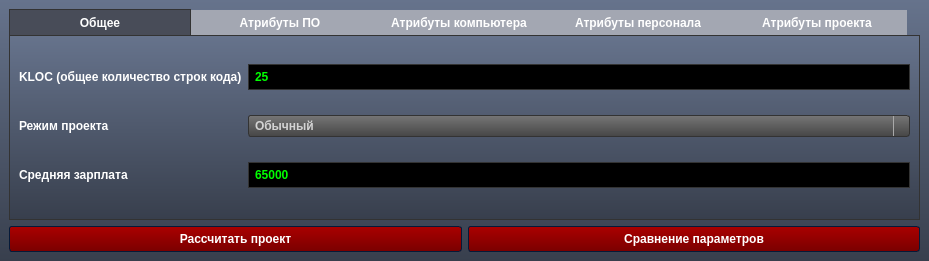
<?xml version="1.0" encoding="UTF-8"?>
<ui version="4.0">
 <class>MainWindow</class>
 <widget class="QMainWindow" name="MainWindow">
  <property name="geometry">
   <rect>
    <x>0</x>
    <y>0</y>
    <width>929</width>
    <height>261</height>
   </rect>
  </property>
  <property name="windowTitle">
   <string>COCOMO</string>
  </property>
  <property name="styleSheet">
   <string notr="true">/*Copyright (c) DevSec Studio. All rights reserved.

MIT License

Permission is hereby granted, free of charge, to any person obtaining a copy
of this software and associated documentation files (the &quot;Software&quot;), to deal
in the Software without restriction, including without limitation the rights
to use, copy, modify, merge, publish, distribute, sublicense, and/or sell
copies of the Software, and to permit persons to whom the Software is
furnished to do so, subject to the following conditions:

The above copyright notice and this permission notice shall be included in all
copies or substantial portions of the Software.

THE SOFTWARE IS PROVIDED *AS IS*, WITHOUT WARRANTY OF ANY KIND, EXPRESS OR
IMPLIED, INCLUDING BUT NOT LIMITED TO THE WARRANTIES OF MERCHANTABILITY,
FITNESS FOR A PARTICULAR PURPOSE AND NONINFRINGEMENT. IN NO EVENT SHALL THE
AUTHORS OR COPYRIGHT HOLDERS BE LIABLE FOR ANY CLAIM, DAMAGES OR OTHER
LIABILITY, WHETHER IN AN ACTION OF CONTRACT, TORT OR OTHERWISE, ARISING FROM,
OUT OF OR IN CONNECTION WITH THE SOFTWARE OR THE USE OR OTHER DEALINGS IN THE
SOFTWARE.
*/

/*-----QWidget-----*/
QWidget
{
	background-color: qlineargradient(spread:repeat, x1:1, y1:0, x2:1, y2:1, stop:0 rgba(102, 115, 140, 255),stop:1 rgba(56, 63, 77, 255));
	color: #ffffff;
	border-color: #051a39;

}


/*-----QLabel-----*/
QLabel
{
	background-color: transparent;
	color: #ffffff;
	font-weight: bold;

}


QLabel::disabled
{
	background-color: transparent;
	color: #898988;

}


/*-----QMenuBar-----*/
QMenuBar
{
	background-color: #484c58;
	color: #ffffff;
	border-color: #051a39;
	font-weight: bold;

}


QMenuBar::disabled
{
	background-color: #404040;
	color: #898988;
	border-color: #051a39;

}


QMenuBar::item
{
    background-color: transparent;

}


QMenuBar::item:selected
{
    background-color: #c4c5c3;
	color: #000000;
    border: 1px solid #000000;

}


QMenuBar::item:pressed
{
    background-color: #979796;
    border: 1px solid #000;
    margin-bottom: -1px;
    padding-bottom: 1px;

}


/*-----QMenu-----*/
QMenu
{
    background-color: #c4c5c3;
    border: 1px solid;
    color: #000000;
	font-weight: bold;

}


QMenu::separator
{
    height: 1px;
    background-color: #363942;
    color: #ffffff;
    padding-left: 4px;
    margin-left: 10px;
    margin-right: 5px;

}


QMenu::item
{
    min-width : 150px;
    padding: 3px 20px 3px 20px;

}


QMenu::item:selected
{
    background-color: #363942;
    color: #ffffff;

}


QMenu::item:disabled
{
    color: #898988;
}


/*-----QToolTip-----*/
QToolTip
{
	background-color: #bbbcba;
	color: #000000;
	border-color: #051a39;
	border : 1px solid #000000;
	border-radius: 2px;

}


/*-----QPushButton-----*/
QPushButton
{
	background-color: qlineargradient(spread:repeat, x1:0.486, y1:0, x2:0.505, y2:1, stop:0.00480769 rgba(170, 0, 0, 255),stop:1 rgba(122, 0, 0, 255));
	color: #ffffff;
	font-weight: bold;
	border-style: solid;
	border-width: 1px;
	border-radius: 3px;
	border-color: #051a39;
	padding: 5px;

}


QPushButton::disabled
{
	background-color: #404040;
	color: #656565;
	border-color: #051a39;

}


QPushButton::hover
{
	background-color: #9c0000;
	color: #ffffff;
	border-style: solid;
	border-width: 1px;
	border-radius: 3px;
	border-color: #051a39;
	padding: 5px;

}


QPushButton::pressed
{
	background-color: #880000;
	color: #ffffff;
	border-style: solid;
	border-width: 2px;
	border-radius: 3px;
	border-color: #000000;
	padding: 5px;

}


/*-----QToolButton-----*/
QToolButton 
{
	background-color: qlineargradient(spread:repeat, x1:1, y1:0, x2:1, y2:1, stop:0 rgba(177, 181, 193, 255),stop:1 rgba(159, 163, 174, 255));
	color: #ffffff;
	font-weight: bold;
	border-style: solid;
	border-width: 1px;
	border-radius: 3px;
	border-color: #051a39;
	padding: 5px;

}


QToolButton::disabled
{
	background-color: #404040;
	color: #656565;
	border-color: #051a39;

}


QToolButton::hover
{
	background-color: #9fa3ae;
	color: #ffffff;
	border-style: solid;
	border-width: 1px;
	border-radius: 3px;
	border-color: #051a39;
	padding: 5px;

}


QToolButton::pressed
{
	background-color: #7b7e86;
	color: #ffffff;
	border-style: solid;
	border-width: 2px;
	border-radius: 3px;
	border-color: #000000;
	padding: 5px;

}


/*-----QComboBox-----*/
QComboBox
{
    background-color: qlineargradient(spread:repeat, x1:1, y1:0, x2:1, y2:1, stop:0 rgba(118, 118, 118, 255),stop:1 rgba(70, 70, 70, 255));
    border: 1px solid #333333;
    border-radius: 3px;
    padding-left: 6px;
    color: lightgray;
	font-weight: bold;
    height: 20px;

}


QComboBox::disabled
{
	background-color: #404040;
	color: #656565;
	border-color: #051a39;

}


QComboBox:hover
{
    background-color: #646464;

}


QComboBox:on
{
    background-color: #979796;
	color: #000000;

}


QComboBox QAbstractItemView
{
    background-color: #c4c5c3;
    color: #000000;
    border: 1px solid black;
    selection-background-color: #363942;
    selection-color: #ffffff;
    outline: 0;

}


QComboBox::drop-down
{
    subcontrol-origin: padding;
    subcontrol-position: top right;
    width: 15px;
    border-left-width: 1px;
    border-left-color: darkgray;
    border-left-style: solid; 
    border-top-right-radius: 3px; 
    border-bottom-right-radius: 3px;

}


QComboBox::down-arrow
{
    image: url(://arrow-down.png);
    width: 8px;
    height: 8px;
}


/*-----QSpinBox &amp; QDoubleSpinBox &amp; QDateTimeEdit-----*/
QSpinBox, 
QDoubleSpinBox,
QDateTimeEdit
{
	background-color: #000000;
	color: #00ff00;
	font-weight: bold;
	border: 1px solid #333333;
	padding : 4px;

}


QSpinBox::disabled, 
QDoubleSpinBox::disabled,
QDateTimeEdit::disabled
{
	background-color: #404040;
	color: #656565;
	border-color: #051a39;

}


QSpinBox:hover, 
QDoubleSpinBox::hover,
QDateTimeEdit::hover
{
    border: 1px solid #00ff00;

}


QSpinBox::up-button, QSpinBox::down-button,
QDoubleSpinBox::up-button, QDoubleSpinBox::down-button,
QDateTimeEdit::up-button, QDateTimeEdit::down-button
{
	background-color: qlineargradient(spread:repeat, x1:1, y1:0, x2:1, y2:1, stop:0 rgba(118, 118, 118, 255),stop:1 rgba(70, 70, 70, 255));
    border: 0px solid #333333;

}


QSpinBox::disabled, 
QDoubleSpinBox::disabled,
QDateTimeEdit::disabled
{
	background-color: #404040;
	color: #656565;
	border-color: #051a39;

}


QSpinBox::up-button:hover, QSpinBox::down-button:hover,
QDoubleSpinBox::up-button:hover, QDoubleSpinBox::down-button:hover,
QDateTimeEdit::up-button:hover, QDateTimeEdit::down-button:hover
{
	background-color: #646464;
    border: 1px solid #333333;


}


QSpinBox::up-button:disabled, QSpinBox::down-button:disabled,
QDoubleSpinBox::up-button:disabled, QDoubleSpinBox::down-button:disabled,
QDateTimeEdit::up-button:disabled, QDateTimeEdit::down-button:disabled
{
	background-color: #404040;
	color: #656565;
	border-color: #051a39;

}


QSpinBox::up-button:pressed, QSpinBox::down-button:pressed,
QDoubleSpinBox::up-button:pressed, QDoubleSpinBox::down-button::pressed,
QDateTimeEdit::up-button:pressed, QDateTimeEdit::down-button::pressed
{
    background-color: #979796;
    border: 1px solid #444444;

}


QSpinBox::down-arrow,
QDoubleSpinBox::down-arrow,
QDateTimeEdit::down-arrow
{
    image: url(://arrow-down.png);
    width: 7px;

}


QSpinBox::up-arrow,
QDoubleSpinBox::up-arrow,
QDateTimeEdit::up-arrow
{
    image: url(://arrow-up.png);
    width: 7px;

}


/*-----QLineEdit-----*/
QLineEdit
{
	background-color: #000000;
	color: #00ff00;
	font-weight: bold;
    border: 1px solid #333333;
	padding: 4px;

}


QLineEdit:hover
{
    border: 1px solid #00ff00;

}


QLineEdit::disabled
{
	background-color: #404040;
	color: #656565;
	border-width: 1px;
	border-color: #051a39;
	padding: 2px;

}


/*-----QTextEdit-----*/
QTextEdit
{
	background-color: #808080;
	color: #fff;
	border: 1px groove #333333;

}


QTextEdit::disabled
{
	background-color: #404040;
	color: #656565;
	border-color: #051a39;

}


/*-----QGroupBox-----*/
QGroupBox 
{
    border: 1px groove #333333;
	border-radius: 2px;
    margin-top: 20px;

}


QGroupBox 
{
	background-color: qlineargradient(spread:repeat, x1:0.486, y1:0, x2:0.505, y2:1, stop:0.00480769 rgba(170, 169, 169, 255),stop:1 rgba(122, 122, 122, 255));
	font-weight: bold;

}


QGroupBox::title  
{
    background-color: qlineargradient(spread:repeat, x1:1, y1:0, x2:1, y2:1, stop:0 rgba(71, 75, 87, 255),stop:1 rgba(35, 37, 43, 255));
    color: #ffffff;
    border: 2px groove #333333;
    subcontrol-origin: margin;
    subcontrol-position: top left;
    padding: 2px;

}


QGroupBox::title::disabled
{
	background-color: #404040;
	color: #656565;
    subcontrol-origin: margin;
    subcontrol-position: top left;
    padding: 5px;
	border-top-left-radius: 3px;
	border-top-right-radius: 3px;

}


/*-----QCheckBox-----*/
QCheckBox{
	background-color: transparent;
	font-weight: bold;
	color: #fff;

}


QCheckBox::indicator
{
    color: #b1b1b1;
    background-color: #323232;
    border: 2px solid #222222;
    width: 12px;
    height: 12px;

}


QCheckBox::indicator:checked
{
    image:url(://checkbox.png);
    border: 2px solid #00ff00;

}


QCheckBox::indicator:unchecked:hover
{
    border: 2px solid #00ff00;

}


QCheckBox::disabled
{
	color: #656565;

}


QCheckBox::indicator:disabled
{
	background-color: #656565;
	color: #656565;
    border: 1px solid #656565;

}


/*-----QRadioButton-----*/
QRadioButton{
	background-color: transparent;
	font-weight: bold;
	color: #fff;

}


QRadioButton::indicator::unchecked
{ 
	border: 2px inset #222222; 
	border-radius: 6px; 
	background-color:  #323232;
	width: 9px; 
	height: 9px; 

}


QRadioButton::indicator::unchecked:hover
{ 
	border: 2px solid #00ff00; 
	border-radius: 5px; 
	background-color:  #323232;
	width: 9px; 
	height: 9px; 

}


QRadioButton::indicator::checked
{ 
	border: 2px inset #222222; 
	border-radius: 5px; 
	background-color: #00ff00; 
	width: 9px; 
	height: 9px; 

}


QRadioButton::disabled
{
	color: #656565;

}


QRadioButton::indicator:disabled
{
	background-color: #656565;
	color: #656565;
    border: 2px solid #656565;

}


/*-----QTableView &amp; QTableWidget-----*/
QTableView
{
    background-color: #808080;
    border: 1px groove #333333;
    color: #f0f0f0;
	font-weight: bold;
    gridline-color: #333333;
    outline : 0;

}


QTableView::disabled
{
    background-color: #242526;
    border: 1px solid #32414B;
    color: #656565;
    gridline-color: #656565;
    outline : 0;

}


QTableView::item:hover 
{
    background-color: #484c58;
    color: #f0f0f0;

}


QTableView::item:selected 
{
    background-color: #484c58;
    border: 2px groove #00ff00;
    color: #F0F0F0;

}


QTableView::item:selected:disabled
{
    background-color: #1a1b1c;
    border: 2px solid #525251;
    color: #656565;

}


QTableCornerButton::section
{
    background-color: #282830;

}


QHeaderView::section
{
    background-color: #282830;
    color: #fff;
	font-weight: bold;
    text-align: left;
	padding: 4px;
	
}


QHeaderView::section:disabled
{
    background-color: #525251;
    color: #656565;

}


QHeaderView::section:checked
{
    background-color: #00ff00;

}


QHeaderView::section:checked:disabled
{
    color: #656565;
    background-color: #525251;

}


QHeaderView::section::vertical::first,
QHeaderView::section::vertical::only-one
{
    border-top: 0px;

}


QHeaderView::section::vertical
{
    border-top: 0px;

}


QHeaderView::section::horizontal::first,
QHeaderView::section::horizontal::only-one
{
    border-left: 0px;

}


QHeaderView::section::horizontal
{
    border-left: 0px;

}


/*-----QTabWidget-----*/
QTabBar::tab
{
	background-color: transparent;
	color: #ffffff;
	font-weight: bold;
	height: 15px;
	width:160px;
	
}


QTabBar::tab:disabled
{
	background-color: #656565;
	color: #656565;

}


QTabWidget::pane 
{
	background-color: transparent;
	color: #ffffff;
	border: 1px groove #333333;

}


QTabBar::tab:selected
{
    background-color: #484c58;
	color: #ffffff;
	border: 1px groove #333333;
	border-bottom: 0px;

}


QTabBar::tab:selected:disabled
{
	background-color: #404040;
	color: #656565;

}


QTabBar::tab:!selected 
{
    background-color: #a3a7b2;

}


QTabBar::tab:!selected:hover 
{
    background-color: #484c58;

}


QTabBar::tab:top:!selected 
{
    margin-top: 1px;

}


QTabBar::tab:bottom:!selected 
{
    margin-bottom: 3px;

}


QTabBar::tab:top, QTabBar::tab:bottom 
{
    min-width: 8ex;
    margin-right: -1px;
    padding: 5px 10px 5px 10px;

}


QTabBar::tab:top:selected 
{
    border-bottom-color: none;

}


QTabBar::tab:bottom:selected 
{
    border-top-color: none;

}


QTabBar::tab:top:last, QTabBar::tab:bottom:last,
QTabBar::tab:top:only-one, QTabBar::tab:bottom:only-one 
{
    margin-right: 0;

}


QTabBar::tab:left:!selected 
{
    margin-right: 2px;

}


QTabBar::tab:right:!selected
{
    margin-left: 2px;

}


QTabBar::tab:left, QTabBar::tab:right 
{
    min-height: 15ex;
    margin-bottom: -1px;
    padding: 10px 5px 10px 5px;

}


QTabBar::tab:left:selected 
{
    border-left-color: none;

}


QTabBar::tab:right:selected 
{
    border-right-color: none;

}


QTabBar::tab:left:last, QTabBar::tab:right:last,
QTabBar::tab:left:only-one, QTabBar::tab:right:only-one 
{
    margin-bottom: 0;

}


/*-----QSlider-----*/
QSlider{
	background-color: transparent;

}


QSlider::groove:horizontal 
{
	background-color: transparent;
	height: 6px;

}


QSlider::sub-page:horizontal 
{
	background-color: qlineargradient(spread:reflect, x1:1, y1:0, x2:1, y2:1, stop:0.00480769 rgba(201, 201, 201, 255),stop:1 rgba(72, 72, 72, 255));
	border: 1px solid #000;

}


QSlider::add-page:horizontal 
{
	background-color: #404040;
	border: 1px solid #000; 

}


QSlider::handle:horizontal 
{
	background-color: qlineargradient(spread:reflect, x1:1, y1:0, x2:1, y2:1, stop:0.00480769 rgba(201, 201, 201, 255),stop:1 rgba(72, 72, 72, 255));
	border: 1px solid #000; 
	width: 12px;
	margin-top: -6px;
	margin-bottom: -6px;

}


QSlider::handle:horizontal:hover 
{
	background-color: #808080;

}


QSlider::sub-page:horizontal:disabled 
{
	background-color: #bbb;
	border-color: #999;

}


QSlider::add-page:horizontal:disabled 
{
	background-color: #eee;
	border-color: #999;

}


QSlider::handle:horizontal:disabled 
{
	background-color: #eee;
	border: 1px solid #aaa;

}


QSlider::groove:vertical 
{
	background-color: transparent;
	width: 6px;

}


QSlider::sub-page:vertical 
{
	background-color: qlineargradient(spread:reflect, x1:0, y1:0.483, x2:1, y2:0.517, stop:0.00480769 rgba(201, 201, 201, 255),stop:1 rgba(72, 72, 72, 255));
	border: 1px solid #000;

}


QSlider::add-page:vertical 
{
	background-color: #404040;
	border: 1px solid #000;

}


QSlider::handle:vertical 
{
	background-color: qlineargradient(spread:reflect, x1:0, y1:0.483, x2:1, y2:0.517, stop:0.00480769 rgba(201, 201, 201, 255),stop:1 rgba(72, 72, 72, 255));
	border: 1px solid #000;
	height: 12px;
	margin-left: -6px;
	margin-right: -6px;

}


QSlider::handle:vertical:hover 
{
	background-color: #808080;

}


QSlider::sub-page:vertical:disabled 
{
	background-color: #bbb;
	border-color: #999;

}


QSlider::add-page:vertical:disabled 
{
	background-color: #eee;
	border-color: #999;

}


QSlider::handle:vertical:disabled 
{
	background-color: #eee;
	border: 1px solid #aaa;
	border-radius: 3px;

}


/*-----QDial-----*/
QDial
{
	background-color: #600000;

}


QDial::disabled
{
	background-color: #404040;

}


/*-----QScrollBar-----*/
QScrollBar:horizontal
{
    border: 1px solid #222222;
    background-color: #63676d;
    height: 18px;
    margin: 0px 18px 0 18px;

}


QScrollBar::handle:horizontal
{
    background-color: #a6acb3;
	border: 1px solid #656565;
	border-radius: 2px;
    min-height: 20px;

}


QScrollBar::add-line:horizontal
{
    border: 1px solid #1b1b19;
    background-color: #a6acb3;
    width: 18px;
    subcontrol-position: right;
    subcontrol-origin: margin;

}


QScrollBar::sub-line:horizontal
{
    border: 1px solid #1b1b19;
    background-color: #a6acb3;
    width: 18px;
    subcontrol-position: left;
    subcontrol-origin: margin;

}


QScrollBar::right-arrow:horizontal
{
    image: url(://arrow-right.png);
    width: 8px;
    height: 8px;

}


QScrollBar::left-arrow:horizontal
{
    image: url(://arrow-left.png);
    width: 8px;
    height: 8px;

}


QScrollBar::add-page:horizontal, QScrollBar::sub-page:horizontal
{
    background: none;

}


QScrollBar:vertical
{
    background-color: #63676d;
    width: 18px;
    margin: 18px 0 18px 0;
    border: 1px solid #222222;

}


QScrollBar::handle:vertical
{
    background-color: #a6acb3;
	border: 1px solid #656565;
	border-radius: 2px;
    min-height: 20px;

}


QScrollBar::add-line:vertical
{
    border: 1px solid #1b1b19;
    background-color: #a6acb3;
    height: 18px;
    subcontrol-position: bottom;
    subcontrol-origin: margin;

}


QScrollBar::sub-line:vertical
{
    border: 1px solid #1b1b19;
    background-color: #a6acb3;
    height: 18px;
    subcontrol-position: top;
    subcontrol-origin: margin;

}


QScrollBar::up-arrow:vertical
{
    image: url(://arrow-up.png);
    width: 8px;
    height: 8px;

}


QScrollBar::down-arrow:vertical
{
    image: url(://arrow-down.png);
    width: 8px;
    height: 8px;

}


QScrollBar::add-page:vertical, QScrollBar::sub-page:vertical
{
    background: none;

}


/*-----QProgressBar-----*/
QProgressBar
{
	background-color: #000;
	color: #00ff00;
	font-weight: bold;
	border: 0px groove #000;
	border-radius: 10px;
	text-align: center;

}


QProgressBar:disabled
{
	background-color: #404040;
	color: #656565;
	border-color: #051a39;
	border: 1px solid #000;
	border-radius: 10px;
	text-align: center;

}


QProgressBar::chunk {
	background-color: #ffaf02;
	border: 0px;
	border-radius: 10px;
	color: #000;

}


QProgressBar::chunk:disabled {
	background-color: #333;
	border: 0px;
	border-radius: 10px;
	color: #656565;
}


/*-----QStatusBar-----*/
QStatusBar
{
	background-color: qlineargradient(spread:repeat, x1:1, y1:0, x2:1, y2:1, stop:0 rgba(102, 115, 140, 255),stop:1 rgba(56, 63, 77, 255));
	color: #ffffff;
	border-color: #051a39;
	font-weight: bold;

}


</string>
  </property>
  <widget class="QWidget" name="centralwidget">
   <layout class="QVBoxLayout" name="verticalLayout">
    <item>
     <widget class="QTabWidget" name="tabWidget">
      <property name="currentIndex">
       <number>0</number>
      </property>
      <widget class="QWidget" name="tab_0">
       <attribute name="title">
        <string>Общее</string>
       </attribute>
       <layout class="QGridLayout" name="gridLayout_5">
        <item row="0" column="0">
         <widget class="QLabel" name="kloc_label">
          <property name="text">
           <string>KLOC (общее количество строк кода)</string>
          </property>
         </widget>
        </item>
        <item row="0" column="1">
         <widget class="QLineEdit" name="kloc_entry">
          <property name="text">
           <string>25</string>
          </property>
         </widget>
        </item>
        <item row="1" column="0">
         <widget class="QLabel" name="mode_label">
          <property name="text">
           <string>Режим проекта</string>
          </property>
         </widget>
        </item>
        <item row="1" column="1">
         <widget class="QComboBox" name="mode_cb">
          <item>
           <property name="text">
            <string>Обычный</string>
           </property>
          </item>
          <item>
           <property name="text">
            <string>Промежуточный</string>
           </property>
          </item>
          <item>
           <property name="text">
            <string>Встроенный</string>
           </property>
          </item>
         </widget>
        </item>
        <item row="2" column="0">
         <widget class="QLabel" name="salary_label">
          <property name="text">
           <string>Средняя зарплата</string>
          </property>
         </widget>
        </item>
        <item row="2" column="1">
         <widget class="QLineEdit" name="salary_entry">
          <property name="text">
           <string>65000</string>
          </property>
         </widget>
        </item>
       </layout>
      </widget>
      <widget class="QWidget" name="tab_1">
       <attribute name="title">
        <string>Атрибуты ПО</string>
       </attribute>
       <layout class="QGridLayout" name="gridLayout">
        <item row="2" column="0">
         <widget class="QLabel" name="data_label">
          <property name="text">
           <string>DATA (размер базы данных)</string>
          </property>
         </widget>
        </item>
        <item row="3" column="0">
         <widget class="QLabel" name="cplx_label">
          <property name="text">
           <string>CPLX (сложность продукта)</string>
          </property>
         </widget>
        </item>
        <item row="0" column="0">
         <widget class="QLabel" name="rely_label">
          <property name="text">
           <string>RELY (требуемая надежность)</string>
          </property>
         </widget>
        </item>
        <item row="0" column="1">
         <widget class="QComboBox" name="rely_cb">
          <property name="currentText">
           <string>Номинальный</string>
          </property>
          <property name="currentIndex">
           <number>2</number>
          </property>
          <item>
           <property name="text">
            <string>Очень низкий</string>
           </property>
          </item>
          <item>
           <property name="text">
            <string>Низкий</string>
           </property>
          </item>
          <item>
           <property name="text">
            <string>Номинальный</string>
           </property>
          </item>
          <item>
           <property name="text">
            <string>Высокий</string>
           </property>
          </item>
          <item>
           <property name="text">
            <string>Очень высокий</string>
           </property>
          </item>
         </widget>
        </item>
        <item row="3" column="1">
         <widget class="QComboBox" name="cplx_cb">
          <property name="currentIndex">
           <number>2</number>
          </property>
          <item>
           <property name="text">
            <string>Очень низкий</string>
           </property>
          </item>
          <item>
           <property name="text">
            <string>Низкий</string>
           </property>
          </item>
          <item>
           <property name="text">
            <string>Номинальный</string>
           </property>
          </item>
          <item>
           <property name="text">
            <string>Высокий</string>
           </property>
          </item>
          <item>
           <property name="text">
            <string>Очень высокий</string>
           </property>
          </item>
         </widget>
        </item>
        <item row="2" column="1">
         <widget class="QComboBox" name="data_cb">
          <property name="currentIndex">
           <number>1</number>
          </property>
          <item>
           <property name="text">
            <string>Низкий</string>
           </property>
          </item>
          <item>
           <property name="text">
            <string>Номинальный</string>
           </property>
          </item>
          <item>
           <property name="text">
            <string>Высокий</string>
           </property>
          </item>
          <item>
           <property name="text">
            <string>Очень высокий</string>
           </property>
          </item>
         </widget>
        </item>
       </layout>
      </widget>
      <widget class="QWidget" name="tab_2">
       <attribute name="title">
        <string>Атрибуты компьютера</string>
       </attribute>
       <layout class="QGridLayout" name="gridLayout_2">
        <item row="0" column="0">
         <widget class="QLabel" name="time_label">
          <property name="text">
           <string>TIME (ограничение времени выполнения)</string>
          </property>
         </widget>
        </item>
        <item row="0" column="1">
         <widget class="QComboBox" name="time_cb">
          <item>
           <property name="text">
            <string>Номинальный</string>
           </property>
          </item>
          <item>
           <property name="text">
            <string>Высокий</string>
           </property>
          </item>
          <item>
           <property name="text">
            <string>Очень высокий</string>
           </property>
          </item>
         </widget>
        </item>
        <item row="1" column="0">
         <widget class="QLabel" name="stor_label">
          <property name="text">
           <string>STOR (ограничение объема памяти)</string>
          </property>
         </widget>
        </item>
        <item row="1" column="1">
         <widget class="QComboBox" name="stor_cb">
          <item>
           <property name="text">
            <string>Номинальный</string>
           </property>
          </item>
          <item>
           <property name="text">
            <string>Высокий</string>
           </property>
          </item>
          <item>
           <property name="text">
            <string>Очень высокий</string>
           </property>
          </item>
         </widget>
        </item>
        <item row="2" column="0">
         <widget class="QLabel" name="virt_label">
          <property name="text">
           <string>VIRT (изменчимость виртуальной машины)</string>
          </property>
         </widget>
        </item>
        <item row="2" column="1">
         <widget class="QComboBox" name="virt_cb">
          <property name="currentIndex">
           <number>1</number>
          </property>
          <item>
           <property name="text">
            <string>Низкий</string>
           </property>
          </item>
          <item>
           <property name="text">
            <string>Номинальный</string>
           </property>
          </item>
          <item>
           <property name="text">
            <string>Высокий</string>
           </property>
          </item>
          <item>
           <property name="text">
            <string>Очень высокий</string>
           </property>
          </item>
         </widget>
        </item>
        <item row="3" column="0">
         <widget class="QLabel" name="turn_label">
          <property name="text">
           <string>TURN (время реакции компьютера)</string>
          </property>
         </widget>
        </item>
        <item row="3" column="1">
         <widget class="QComboBox" name="turn_cb">
          <property name="currentIndex">
           <number>1</number>
          </property>
          <item>
           <property name="text">
            <string>Низкий</string>
           </property>
          </item>
          <item>
           <property name="text">
            <string>Номинальный</string>
           </property>
          </item>
          <item>
           <property name="text">
            <string>Высокий</string>
           </property>
          </item>
          <item>
           <property name="text">
            <string>Очень высокий</string>
           </property>
          </item>
         </widget>
        </item>
       </layout>
      </widget>
      <widget class="QWidget" name="tab_3">
       <attribute name="title">
        <string>Атрибуты персонала</string>
       </attribute>
       <layout class="QGridLayout" name="gridLayout_3">
        <item row="0" column="0">
         <widget class="QLabel" name="acap_label">
          <property name="text">
           <string>ACAP (способности аналитика)</string>
          </property>
         </widget>
        </item>
        <item row="0" column="1">
         <widget class="QComboBox" name="acap_cb">
          <property name="currentIndex">
           <number>2</number>
          </property>
          <item>
           <property name="text">
            <string>Очень низкий</string>
           </property>
          </item>
          <item>
           <property name="text">
            <string>Низкий</string>
           </property>
          </item>
          <item>
           <property name="text">
            <string>Номинальный</string>
           </property>
          </item>
          <item>
           <property name="text">
            <string>Высокий</string>
           </property>
          </item>
          <item>
           <property name="text">
            <string>Очень высокий</string>
           </property>
          </item>
         </widget>
        </item>
        <item row="1" column="0">
         <widget class="QLabel" name="aexp_label">
          <property name="text">
           <string>AEXP (знание приложений)</string>
          </property>
         </widget>
        </item>
        <item row="1" column="1">
         <widget class="QComboBox" name="aexp_cb">
          <property name="currentIndex">
           <number>2</number>
          </property>
          <item>
           <property name="text">
            <string>Очень низкий</string>
           </property>
          </item>
          <item>
           <property name="text">
            <string>Низкий</string>
           </property>
          </item>
          <item>
           <property name="text">
            <string>Номинальный</string>
           </property>
          </item>
          <item>
           <property name="text">
            <string>Высокий</string>
           </property>
          </item>
          <item>
           <property name="text">
            <string>Очень высокий</string>
           </property>
          </item>
         </widget>
        </item>
        <item row="2" column="0">
         <widget class="QLabel" name="pcap_label">
          <property name="text">
           <string>PCAP (способности программиста)</string>
          </property>
         </widget>
        </item>
        <item row="2" column="1">
         <widget class="QComboBox" name="pcap_cb">
          <property name="currentIndex">
           <number>4</number>
          </property>
          <item>
           <property name="text">
            <string>Очень низкий</string>
           </property>
          </item>
          <item>
           <property name="text">
            <string>Низкий</string>
           </property>
          </item>
          <item>
           <property name="text">
            <string>Номинальный</string>
           </property>
          </item>
          <item>
           <property name="text">
            <string>Высокий</string>
           </property>
          </item>
          <item>
           <property name="text">
            <string>Очень высокий</string>
           </property>
          </item>
         </widget>
        </item>
        <item row="3" column="0">
         <widget class="QLabel" name="vexp_label">
          <property name="text">
           <string>VEXP (знание виртуальный машины)</string>
          </property>
         </widget>
        </item>
        <item row="3" column="1">
         <widget class="QComboBox" name="vexp_cb">
          <property name="currentIndex">
           <number>2</number>
          </property>
          <item>
           <property name="text">
            <string>Очень низкий</string>
           </property>
          </item>
          <item>
           <property name="text">
            <string>Низкий</string>
           </property>
          </item>
          <item>
           <property name="text">
            <string>Номинальный</string>
           </property>
          </item>
          <item>
           <property name="text">
            <string>Высокий</string>
           </property>
          </item>
         </widget>
        </item>
        <item row="4" column="0">
         <widget class="QLabel" name="lexp_label">
          <property name="text">
           <string>LEXP (знание языка программирования)</string>
          </property>
         </widget>
        </item>
        <item row="4" column="1">
         <widget class="QComboBox" name="lexp_cb">
          <property name="currentIndex">
           <number>3</number>
          </property>
          <item>
           <property name="text">
            <string>Очень низкий</string>
           </property>
          </item>
          <item>
           <property name="text">
            <string>Низкий</string>
           </property>
          </item>
          <item>
           <property name="text">
            <string>Номинальный</string>
           </property>
          </item>
          <item>
           <property name="text">
            <string>Высокий</string>
           </property>
          </item>
         </widget>
        </item>
       </layout>
      </widget>
      <widget class="QWidget" name="tab_4">
       <attribute name="title">
        <string>Атрибуты проекта</string>
       </attribute>
       <layout class="QGridLayout" name="gridLayout_4">
        <item row="0" column="0">
         <widget class="QLabel" name="modp_label">
          <property name="text">
           <string>MODP (использование современных методов)</string>
          </property>
         </widget>
        </item>
        <item row="0" column="1">
         <widget class="QComboBox" name="modp_cb">
          <property name="currentIndex">
           <number>4</number>
          </property>
          <item>
           <property name="text">
            <string>Очень низкий</string>
           </property>
          </item>
          <item>
           <property name="text">
            <string>Низкий</string>
           </property>
          </item>
          <item>
           <property name="text">
            <string>Номинальный</string>
           </property>
          </item>
          <item>
           <property name="text">
            <string>Высокий</string>
           </property>
          </item>
          <item>
           <property name="text">
            <string>Очень высокий</string>
           </property>
          </item>
         </widget>
        </item>
        <item row="1" column="0">
         <widget class="QLabel" name="tool_label">
          <property name="text">
           <string>TOOL (использование программных инструментов)</string>
          </property>
         </widget>
        </item>
        <item row="1" column="1">
         <widget class="QComboBox" name="tool_cb">
          <property name="currentIndex">
           <number>3</number>
          </property>
          <item>
           <property name="text">
            <string>Очень низкий</string>
           </property>
          </item>
          <item>
           <property name="text">
            <string>Низкий</string>
           </property>
          </item>
          <item>
           <property name="text">
            <string>Номинальный</string>
           </property>
          </item>
          <item>
           <property name="text">
            <string>Высокий</string>
           </property>
          </item>
          <item>
           <property name="text">
            <string>Очень высокий</string>
           </property>
          </item>
         </widget>
        </item>
        <item row="2" column="0">
         <widget class="QLabel" name="sced_label">
          <property name="text">
           <string>SCED (требуемые сроки разработки)</string>
          </property>
         </widget>
        </item>
        <item row="2" column="1">
         <widget class="QComboBox" name="sced_cb">
          <property name="currentIndex">
           <number>2</number>
          </property>
          <item>
           <property name="text">
            <string>Очень низкий</string>
           </property>
          </item>
          <item>
           <property name="text">
            <string>Низкий</string>
           </property>
          </item>
          <item>
           <property name="text">
            <string>Номинальный</string>
           </property>
          </item>
          <item>
           <property name="text">
            <string>Высокий</string>
           </property>
          </item>
          <item>
           <property name="text">
            <string>Очень высокий</string>
           </property>
          </item>
         </widget>
        </item>
       </layout>
      </widget>
     </widget>
    </item>
    <item>
     <layout class="QHBoxLayout" name="horizontalLayout">
      <item>
       <widget class="QPushButton" name="calc_button">
        <property name="text">
         <string>Рассчитать проект</string>
        </property>
       </widget>
      </item>
      <item>
       <widget class="QPushButton" name="graph_button">
        <property name="text">
         <string>Сравнение параметров</string>
        </property>
       </widget>
      </item>
     </layout>
    </item>
   </layout>
  </widget>
 </widget>
 <resources/>
 <connections/>
</ui>
